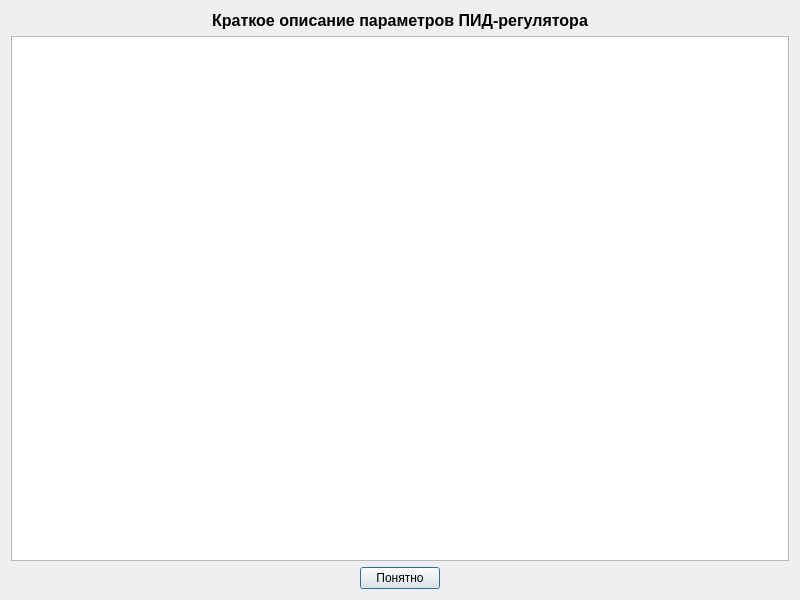
<?xml version="1.0" encoding="UTF-8"?>
<ui version="4.0">
 <class>HelpDialog</class>
 <widget class="QDialog" name="HelpDialog">
  <property name="geometry">
   <rect>
    <x>0</x>
    <y>0</y>
    <width>800</width>
    <height>600</height>
   </rect>
  </property>
  <property name="windowTitle">
   <string>Справка по настройке ПИД-регулятора</string>
  </property>
  <layout class="QVBoxLayout" name="verticalLayout">
   <item>
    <widget class="QLabel" name="titleLabel">
     <property name="text">
      <string>Краткое описание параметров ПИД-регулятора</string>
     </property>
     <property name="alignment">
      <set>Qt::AlignCenter</set>
     </property>
     <property name="styleSheet">
      <string>font-size: 12pt; font-weight: bold;</string>
     </property>
    </widget>
   </item>
   <item>
    <widget class="QTextEdit" name="textEdit">
     <property name="readOnly">
      <bool>true</bool>
     </property>
    </widget>
   </item>
   <item>
    <layout class="QHBoxLayout" name="buttonLayout">
     <item>
      <spacer name="leftSpacer">
       <property name="orientation">
        <enum>Qt::Horizontal</enum>
       </property>
       <property name="sizeHint" stdset="0">
        <size>
         <width>40</width>
         <height>20</height>
        </size>
       </property>
      </spacer>
     </item>
     <item>
      <widget class="QPushButton" name="okButton">
       <property name="text">
        <string>Понятно</string>
       </property>
      </widget>
     </item>
     <item>
      <spacer name="rightSpacer">
       <property name="orientation">
        <enum>Qt::Horizontal</enum>
       </property>
       <property name="sizeHint" stdset="0">
        <size>
         <width>40</width>
         <height>20</height>
        </size>
       </property>
      </spacer>
     </item>
    </layout>
   </item>
  </layout>
 </widget>
 <resources/>
 <connections/>
</ui>
